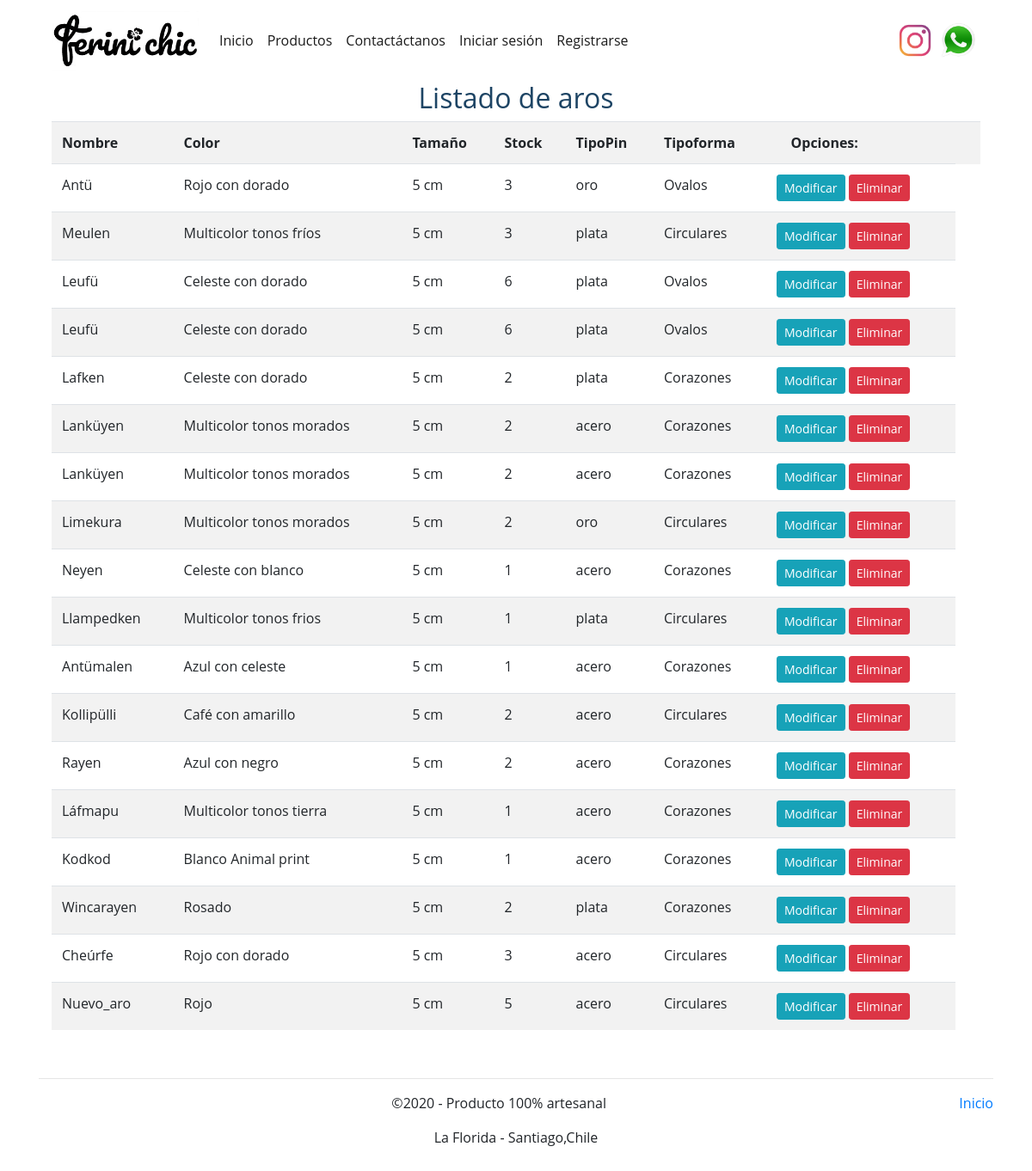
The page /ListadoAros on the database its author committed.
### core/models.py (models this page shows, shortened)
class Aro (models.Model):
    nombre= models.CharField(max_length=90)
    color= models.CharField(max_length=30)
    tamaño= models.IntegerField()
    stock= models.IntegerField()
    tipoPin= models.CharField(max_length=20)
    tipoforma= models.ForeignKey(TipoAro, on_delete=models.CASCADE)
    imagen = models.ImageField(null=True, blank =True)

class TipoAro (models.Model):
    nombreT= models.CharField(max_length=50)
    def __str__(self):
        return self.nombreT

### core/views.py (the view)
# urls.py: path('ListadoAros',ListadoAros ,name= "ListadoAros" ),
def ListadoAros(request):
    aros_= Aro.objects.all()
    data ={
        'aros_':aros_
    }
    return render(request, 'core/ListadoAros.html', data)

### core/templates/core/ListadoAros.html (shortened to what this page needs)
{% extends 'core/baseEstructura.html' %}
{% load static %}
{% load crispy_forms_tags %}
{%block css%}
<link rel="stylesheet" href="{% static 'core/css/estiloIndex.css'%}">
{%endblock%}
{% block contenido %}
<div class="container">
    <div class="table-responsive-sm">
        <h2>Listado de aros</h2>
        <table class="table table-striped ">
            <tr>
                <th>Nombre</th>
                <th>Color</th>
                <th>Tamaño</th>
                <th>Stock</th>
                <th>TipoPin</th>
                <th>Tipoforma</th>
                <th> &nbsp;&nbsp;&nbsp;&nbsp;Opciones:</th>
                <th></th>
            </tr>
            {%for a in aros_%}
            <tr>
            <td>{{a.nombre}}</td>
            <td>{{a.color}}</td>
            <td>{{a.tamaño}} cm</td>
            <td>{{a.stock}}</td>
            <td>{{a.tipoPin}}</td>
            <td>{{a.tipoforma}}</td>
            <td>
                <a href="{% url 'modificar_aro' a.id %}" class="btn btn-info btn-sm">Modificar</a>
                <a href="{%url 'eliminar_aro' a.id%}" onclick="confirmarEliminacion(a.id)" class="btn btn-danger btn-sm">Eliminar</a>
            </td>
            </tr>
            {%endfor%}
        </table>
    </div>
</div>
{%endblock%}

### core/static/core/css/estiloIndex.css (style rules this page uses)
* { margin: 0px; padding: 0px; }
body { font-family: 'Open Sans', sans-serif; }
h2 { color: #1d4464; text-align: center; }

### rows shown on the page
Aro: nombre "Antü", color "Rojo con dorado", tamaño "5", stock "3", tipoPin "oro", tipoforma "Ovalos"
Aro: nombre "Meulen", color "Multicolor tonos fríos", tamaño "5", stock "3", tipoPin "plata", tipoforma "Circulares"
Aro: nombre "Leufü", color "Celeste con dorado", tamaño "5", stock "6", tipoPin "plata", tipoforma "Ovalos"
Aro: nombre "Leufü", color "Celeste con dorado", tamaño "5", stock "6", tipoPin "plata", tipoforma "Ovalos"
Aro: nombre "Lafken", color "Celeste con dorado", tamaño "5", stock "2", tipoPin "plata", tipoforma "Corazones"
Aro: nombre "Lanküyen", color "Multicolor tonos morados", tamaño "5", stock "2", tipoPin "acero", tipoforma "Corazones"
Aro: nombre "Lanküyen", color "Multicolor tonos morados", tamaño "5", stock "2", tipoPin "acero", tipoforma "Corazones"
Aro: nombre "Limekura", color "Multicolor tonos morados", tamaño "5", stock "2", tipoPin "oro", tipoforma "Circulares"
Aro: nombre "Neyen", color "Celeste con blanco", tamaño "5", stock "1", tipoPin "acero", tipoforma "Corazones"
Aro: nombre "Llampedken", color "Multicolor tonos frios", tamaño "5", stock "1", tipoPin "plata", tipoforma "Circulares"
Aro: nombre "Antümalen", color "Azul con celeste", tamaño "5", stock "1", tipoPin "acero", tipoforma "Corazones"
Aro: nombre "Kollipülli", color "Café con amarillo", tamaño "5", stock "2", tipoPin "acero", tipoforma "Circulares"
Aro: nombre "Rayen", color "Azul con negro", tamaño "5", stock "2", tipoPin "acero", tipoforma "Corazones"
Aro: nombre "Láfmapu", color "Multicolor tonos tierra", tamaño "5", stock "1", tipoPin "acero", tipoforma "Corazones"
Aro: nombre "Kodkod", color "Blanco Animal print", tamaño "5", stock "1", tipoPin "acero", tipoforma "Corazones"
Aro: nombre "Wincarayen", color "Rosado", tamaño "5", stock "2", tipoPin "plata", tipoforma "Corazones"
Aro: nombre "Cheúrfe", color "Rojo con dorado", tamaño "5", stock "3", tipoPin "acero", tipoforma "Circulares"
Aro: nombre "Nuevo_aro", color "Rojo", tamaño "5", stock "5", tipoPin "acero", tipoforma "Circulares"
